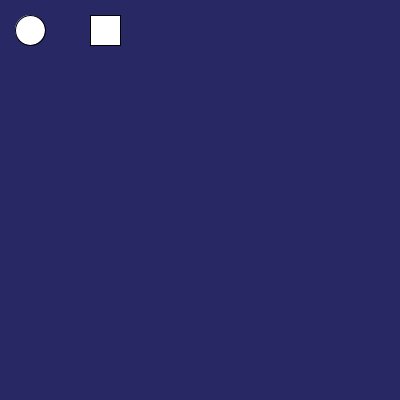
Frame 1 (no input)
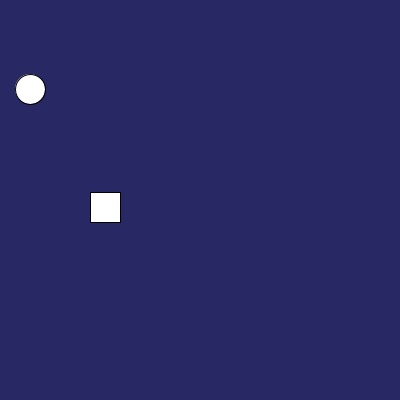
Frame 60 (the mouse pressed at the canvas centre just before this capture)
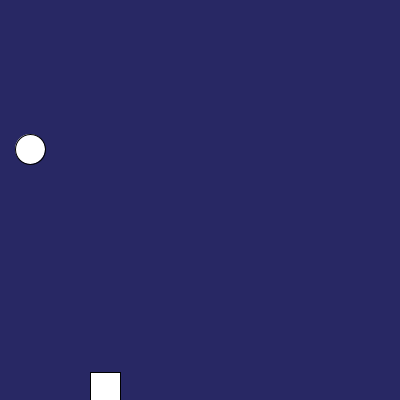
Frame 120 (the mouse held since frame 60 and released just before this capture)

The Processing sketch that drew these frames (run headless with seeded random() and noise(); from frame 60 on, the mouse is pressed at the canvas centre):

// Processing sketch: sketch_14_falling_at_different_speed
// ── sketch_14_falling_at_different_speed.pde
void setup(){
 
  size(400,400);
}

int elipseY= 30;
int rectY = 15;
void draw(){
  background(40,40,100); 
  ellipse(30,elipseY,30,30);
  rectMode(CORNER);
  rect(90,rectY,30,30);
  elipseY = elipseY + 1;
  rectY = rectY + 3;
}
